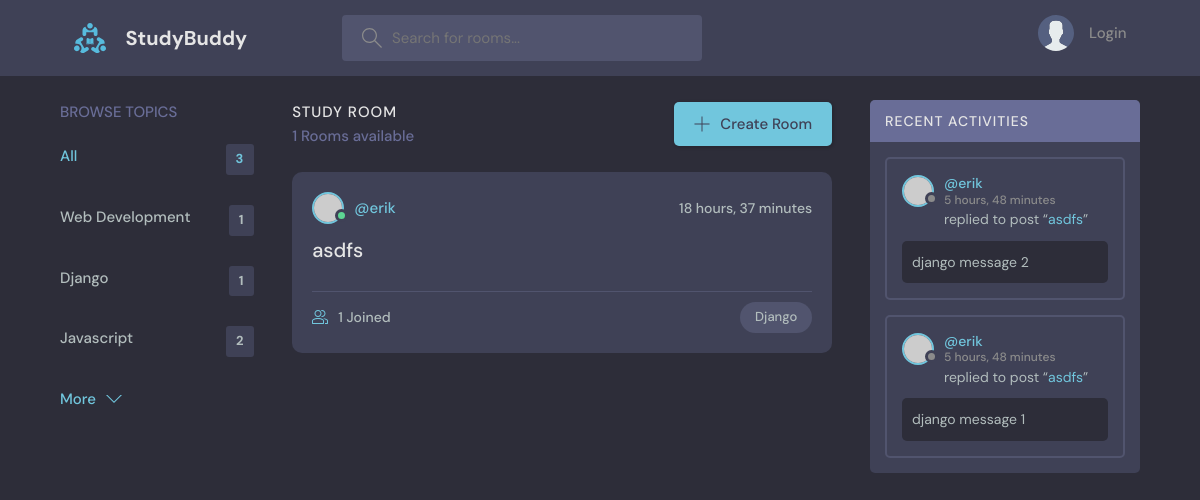
The app's page /?q=Django, older data.
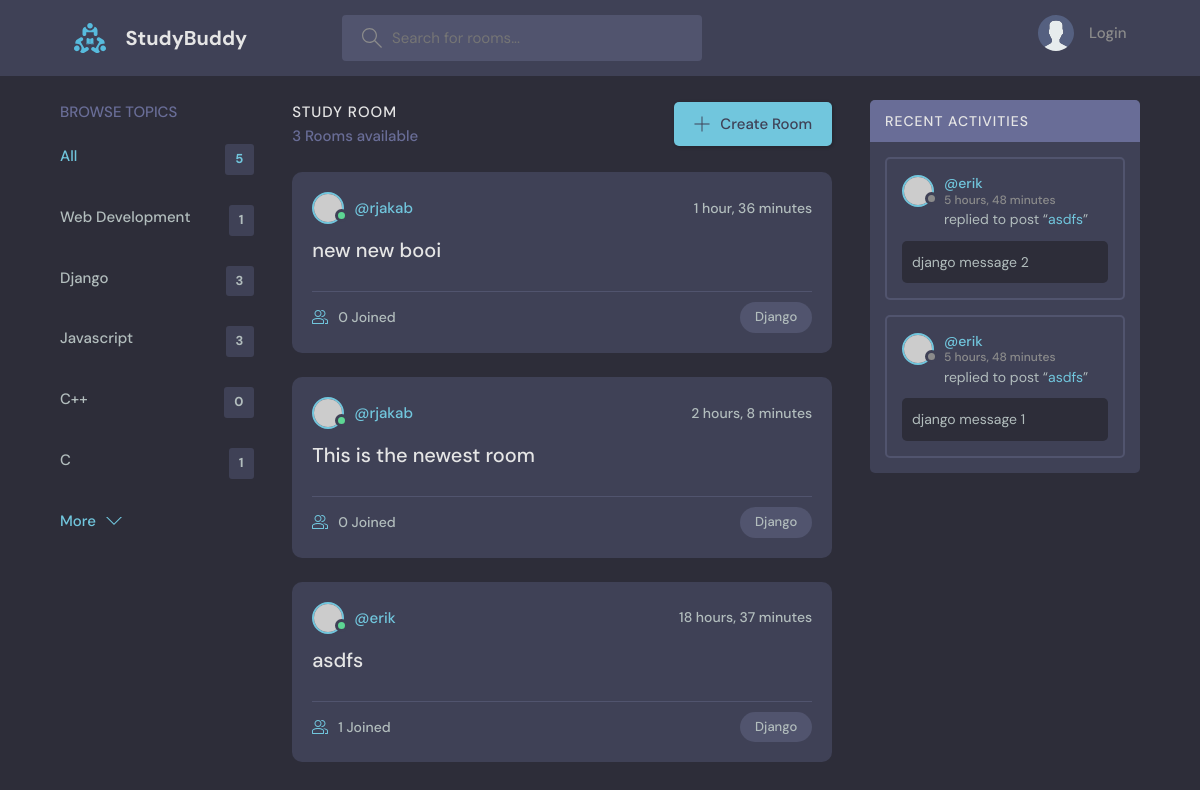
The same page, newer data.
### base/models.py (models this page shows, shortened)
class Topic(models.Model):
    name = models.CharField(max_length=200)

class Room(models.Model):
    host = models.ForeignKey(User, on_delete=models.SET_NULL, null=True)
    topic = models.ForeignKey(Topic, on_delete=models.SET_NULL, null=True)
    name = models.CharField(max_length=200)
    description = models.TextField(null=True, blank=True)
    participants = models.ManyToManyField(
        User, related_name='participants', blank=True)
    updated = models.DateTimeField(auto_now=True)
    created = models.DateTimeField(auto_now_add=True)
    class Meta:
        ordering = ['-updated', '-created']
    def __str__(self) -> str:
        return self.name

class Message(models.Model):
    user = models.ForeignKey(User, on_delete=models.CASCADE)
    room = models.ForeignKey(Room, on_delete=models.CASCADE)
    body = models.TextField()
    updated = models.DateTimeField(auto_now=True)
    created = models.DateTimeField(auto_now_add=True)
    class Meta:
        ordering = ['-updated', '-created']

### base/views.py (the view)
# urls.py: path("", views.home, name="home"),
def home(request):
    q = request.GET.get('q') if request.GET.get('q') != None else ''
    rooms = Room.objects.filter(
        Q(topic__name__icontains=q) |
        Q(name__icontains=q) |
        Q(description__icontains=q)
    )
    topics = Topic.objects.all()
    room_count = rooms.count()
    room_messages = Message.objects.filter(Q(room__topic__name__icontains=q))
    context = {'rooms': rooms, 'topics': topics,
               'room_count': room_count, 'room_messages': room_messages}
    return render(request, 'base/home.html', context)

### base/templates/base/home.html (shortened to what this page needs)
{% extends 'main.html' %}
{% block content %}
<main class="layout layout--3">
  <div class="container">
    {% include 'base/topics_component.html' %}
    <div class="roomList">
      <div class="roomList__header">
        <div>
          <h2>Study Room</h2>
          <p>{{room_count}} Rooms available</p>
        </div>
        <a class="btn btn--main" href="{% url 'create-room' %}">
          <svg version="1.1" xmlns="http://www.w3.org/2000/svg" width="32" height="32" viewBox="0 0 32 32">
            <title>add</title>
            <path
              d="M16.943 0.943h-1.885v14.115h-14.115v1.885h14.115v14.115h1.885v-14.115h14.115v-1.885h-14.115v-14.115z">
            </path>
          </svg>
          Create Room
        </a>
      </div>
      {% include 'base/feed_component.html' %}
    </div>
    {% include 'base/activity_component.html' %}
  </div>
</main>
{% endblock %}

### base/templates/base/topics_component.html
<div class="topics">
    <div class="topics__header">
        <h2>Browse Topics</h2>
    </div>
    <ul class="topics__list">
        <li>
            <a href="{% url 'home' %}" class="active">All <span>{{topics.count}}</span></a>
        </li>
        {% for topic in topics %}
        <li>
            <a href="{% url 'home' %}?q={{topic.name}}">{{topic.name}} <span>{{topic.room_set.all.count}}</span></a>
        </li>
        {% endfor %}
    </ul>
    <a class="btn btn--link" href="/">
        More
        <svg version="1.1" xmlns="http://www.w3.org/2000/svg" width="32" height="32" viewBox="0 0 32 32">
            <title>chevron-down</title>
            <path d="M16 21l-13-13h-3l16 16 16-16h-3l-13 13z"></path>
        </svg>
    </a>
</div>

### base/templates/base/feed_component.html (shortened to what this page needs)
{% for room in rooms %}
<div class="roomListRoom">
    <div class="roomListRoom__header">
        <a href="{% url 'user-profile' room.host.id %}" class="roomListRoom__author">
            <div class="avatar avatar--small active">
                <img src="https://randomuser.me/api/portraits/men/11.jpg" />
            </div>
            <span>@{{room.host.username}}</span>
        </a>
        <div class="roomListRoom__actions">
            <span>{{room.created|timesince}}</span>
        </div>
    </div>
    <div class="roomListRoom__content">
        <a href="{% url 'room' room.id %}">{{room.name}}</a>
    </div>
    <div class="roomListRoom__meta">
        <a class="roomListRoom__joined">
            {{room.participants.all.count}} Joined
        </a>
        <p class="roomListRoom__topic">{{room.topic.name}}</p>
    </div>
</div>
{% endfor %}

### base/templates/base/activity_component.html (shortened to what this page needs)
<div class="activities">
    <div class="activities__header">
        <h2>Recent Activities</h2>
    </div>
    {% for message in room_messages %}
    <div class="activities__box">
        <div class="activities__boxHeader roomListRoom__header">
            <a href="{% url 'user-profile' message.user.id %}" class="roomListRoom__author">
                <div class="avatar avatar--small">
                    <img src="https://randomuser.me/api/portraits/women/11.jpg" />
                </div>
                <p>
                    @{{message.user}}
                    <span>{{message.created|timesince}}</span>
                </p>
            </a>
        </div>
        <div class="activities__boxContent">
            <p>replied to post “<a href="{% url 'room' message.room.id %}">{{message.room}}</a>”</p>
            <div class="activities__boxRoomContent">
                {{message.body}}
            </div>
        </div>
    </div>
    {% endfor %}
</div>

Row changes from the older to the newer data that the page shows:
computed for Topic "Django": room_set.all.count "1" → "3"
computed for Topic "Javascript": room_set.all.count "2" → "3"
added Topic: name "C++", room_set.all.count "0"
added Topic: name "C", room_set.all.count "1"
added Room: host.username "rjakab", created "1 hour, 36 minutes", name "new new booi", participants.all.count "0", topic.name "Django"
added Room: host.username "rjakab", created "2 hours, 8 minutes", name "This is the newest room", participants.all.count "0", topic.name "Django"
Text that changed along with them:
{{ topics.count }}: "3" → "5"
{{ room_count }}: "1" → "3"
